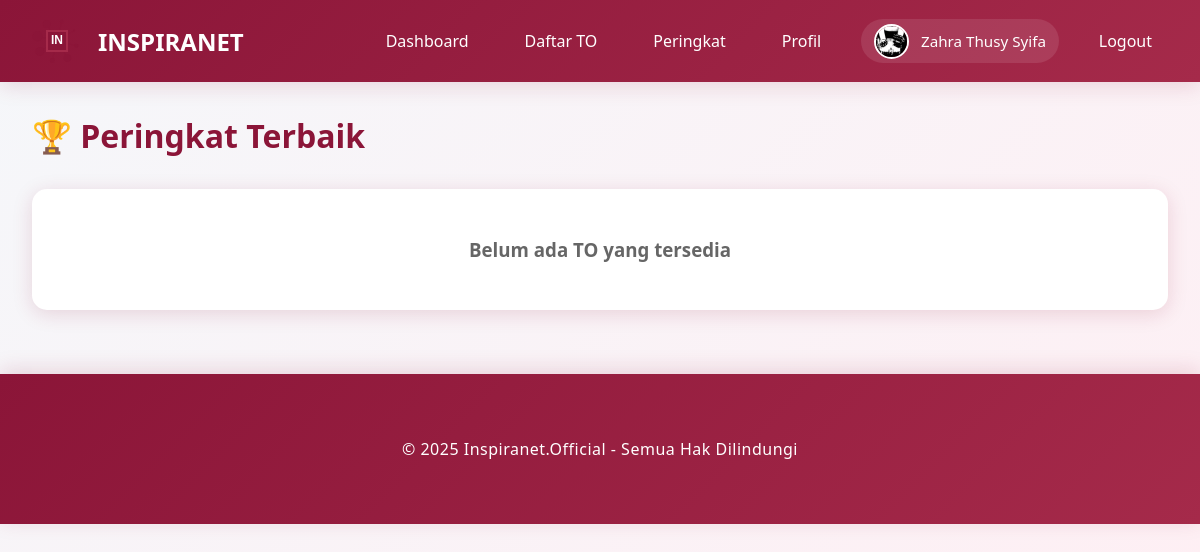
The page /peringkat (signed in) on the database its author committed.
### models.py (models this page shows, shortened)
class User(UserMixin, db.Model):
    __tablename__ = 'users'
    id = db.Column(db.Integer, primary_key=True)
    email = db.Column(db.String(120), unique=True, nullable=False)
    password_hash = db.Column(db.String(255), nullable=False)
    full_name = db.Column(db.String(100), nullable=False)
    role = db.Column(db.String(20), nullable=False, default='student')
    inspira_branch = db.Column(db.String(50), nullable=True)
    class_level = db.Column(db.String(20), nullable=True)
    school_name = db.Column(db.String(150), nullable=True)
    phone_number = db.Column(db.String(20), nullable=True)
    profile_photo = db.Column(db.String(255), nullable=True)
    created_at = db.Column(db.DateTime, default=datetime.utcnow)
    exam_attempts = db.relationship('ExamAttempt', backref='user', lazy=True, cascade='all, delete-orphan')
    payments = db.relationship('Payment', backref='user', lazy=True, cascade='all, delete-orphan')
    leaderboard_entries = db.relationship('Leaderboard', backref='user', lazy=True, cascade='all, delete-orphan')

### app.py (the view)
@app.route("/peringkat")
@login_required
def all_leaderboards():
    all_exams = Exam.query.filter_by(is_active=True).all()
    now = datetime.utcnow()
    finished_exams = []
    for exam in all_exams:
        if exam.end_time and now > exam.end_time:
            finished_exams.append(exam)
        elif not exam.end_time:
            finished_exams.append(exam)
    return render_template("all_leaderboards.html", exams=finished_exams)

### app.py (called while the page is built)
@login_manager.user_loader
def load_user(user_id):
    return User.query.get(int(user_id))

@app.before_request
def ensure_db():
    if not hasattr(app, '_db_initialized'):
        app._db_initialized = True
        init_database()

### templates/all_leaderboards.html (shortened to what this page needs)
{% extends "base.html" %}
{% block content %}
<h1 style="color: var(--primary-color); margin-bottom: 2rem;">🏆 Peringkat Terbaik</h1>
{% if not exams %}
<div class="card" style="text-align: center; padding: 3rem;">
    <h3 style="color: #666;">Belum ada TO yang tersedia</h3>
</div>
{% endif %}
{% endblock %}

### templates/base.html (shortened to what this page needs)
<!DOCTYPE html>
<html lang="id">
<head>
    <link rel="stylesheet" href="{{ url_for('static', filename='css/style.css') }}">
</head>
<body>
    <nav class="navbar">
        <div class="container">
            <a href="{{ url_for('index') }}" class="navbar-brand">
                <div id="logo-animation" class="logo-container"></div>
                <span>INSPIRANET</span>
            </a>
            <ul class="navbar-nav" id="navbarMenu">
                {% if current_user.is_authenticated %}
                    {% if current_user.role == 'admin' %}
                        <li><a href="{{ url_for('admin_dashboard') }}" onclick="closeMobileMenu()">Dashboard</a></li>
                        <li><a href="{{ url_for('admin_students') }}" onclick="closeMobileMenu()">Siswa</a></li>
                        <li><a href="{{ url_for('admin_teachers') }}" onclick="closeMobileMenu()">Guru</a></li>
                        <li><a href="{{ url_for('admin_exams') }}" onclick="closeMobileMenu()">TO</a></li>
                        <li><a href="{{ url_for('admin_payments') }}" onclick="closeMobileMenu()">Pembayaran</a></li>
                    {% else %}
                        <li><a href="{{ url_for('student_dashboard') }}" onclick="closeMobileMenu()">Dashboard</a></li>
                        <li><a href="{{ url_for('student_exams') }}" onclick="closeMobileMenu()">Daftar TO</a></li>
                    {% endif %}
                    <li><a href="{{ url_for('all_leaderboards') }}" onclick="closeMobileMenu()">Peringkat</a></li>
                    <li><a href="{{ url_for('profile') }}" onclick="closeMobileMenu()">Profil</a></li>
                    <li class="user-profile">
                        <div class="profile-info">
                            {% if current_user.profile_photo %}
                            <img src="{{ url_for('uploaded_file', filename='profiles/' + current_user.profile_photo) }}" alt="{{ current_user.full_name }}" class="profile-photo-nav">
                            {% else %}
                            <div class="profile-photo-placeholder">{{ current_user.full_name[0].upper() }}</div>
                            {% endif %}
                            <span class="profile-name">{{ current_user.full_name }}</span>
                        </div>
                    </li>
                    <li><a href="{{ url_for('logout') }}" onclick="closeMobileMenu()">Logout</a></li>
                {% else %}
                    <li><a href="{{ url_for('login') }}" onclick="closeMobileMenu()">Login</a></li>
                    <li><a href="{{ url_for('register') }}" onclick="closeMobileMenu()">Daftar</a></li>
                {% endif %}
            </ul>
        </div>
    </nav>
    <div class="container">
        {% block content %}{% endblock %}
    </div>
    <footer class="footer">
        <div class="container">
            <p>&copy; 2025 Inspiranet.Official - Semua Hak Dilindungi</p>
        </div>
    </footer>
</body>
</html>

### static/css/style.css (style rules this page uses)
:root { --primary-color: #8B1538; --secondary-color: #A52A4A; --accent-color: #C94060; --dark-color: #4A0E1F; --light-color: #FFE5EC; --text-dark: #2C1810; --text-light: #FFFFFF; --shadow: 0 4px 20px rgba(139, 21, 56, 0.15); --shadow-hover: 0 8px 35px rgba(139, 21, 56, 0.25); --shadow-active: 0 12px 45px rgba(139, 21, 56, 0.35); }
* { margin: 0; padding: 0; box-sizing: border-box; }
body { font-family: 'Segoe UI', Tahoma, Geneva, Verdana, sans-serif; background: linear-gradient(135deg, #f5f7fa 0%, #ffeef3 100%); color: var(--text-dark); min-height: 100vh; }
.navbar { background: linear-gradient(135deg, var(--primary-color) 0%, var(--secondary-color) 100%); padding: 1rem 0; box-shadow: var(--shadow); position: sticky; top: 0; z-index: 1000; }
.navbar .container { max-width: 1200px; margin: 0 auto; padding: 0 2rem; display: flex; justify-content: space-between; align-items: center; }
.navbar-brand { display: flex; align-items: center; gap: 1rem; color: var(--text-light); text-decoration: none; font-size: 1.5rem; font-weight: bold; }
.logo-container { position: relative; width: 50px; height: 50px; }
.navbar-nav { display: flex; gap: 1.5rem; list-style: none; align-items: center; }
.navbar-nav a { color: var(--text-light); text-decoration: none; padding: 0.5rem 1rem; border-radius: 5px; transition: all 0.3s ease; }
.user-profile { display: flex; align-items: center; }
.profile-info { display: flex; align-items: center; gap: 0.75rem; padding: 0.3rem 0.8rem; background: rgba(255, 255, 255, 0.1); border-radius: 25px; }
.profile-photo-nav { width: 35px; height: 35px; border-radius: 50%; object-fit: cover; border: 2px solid white; }
.profile-name { color: white; font-weight: 500; font-size: 0.95rem; }
.container { max-width: 1200px; margin: 2rem auto; padding: 0 2rem; }
.card { background: white; border-radius: 15px; padding: 2rem; box-shadow: var(--shadow); margin-bottom: 2rem; animation: fadeInUp 0.8s cubic-bezier(0.68, -0.55, 0.265, 1.55); transition: all 0.4s ease; }
.footer { background: linear-gradient(135deg, var(--primary-color) 0%, var(--secondary-color) 100%); color: var(--text-light); text-align: center; padding: 2rem 0; margin-top: 4rem; box-shadow: 0 -4px 20px rgba(139, 21, 56, 0.15); }
.footer p { margin: 0; font-size: 1rem; font-weight: 500; letter-spacing: 0.5px; }

### rows shown on the page
User: profile_photo (picture), full_name "Zahra Thusy Syifa"
